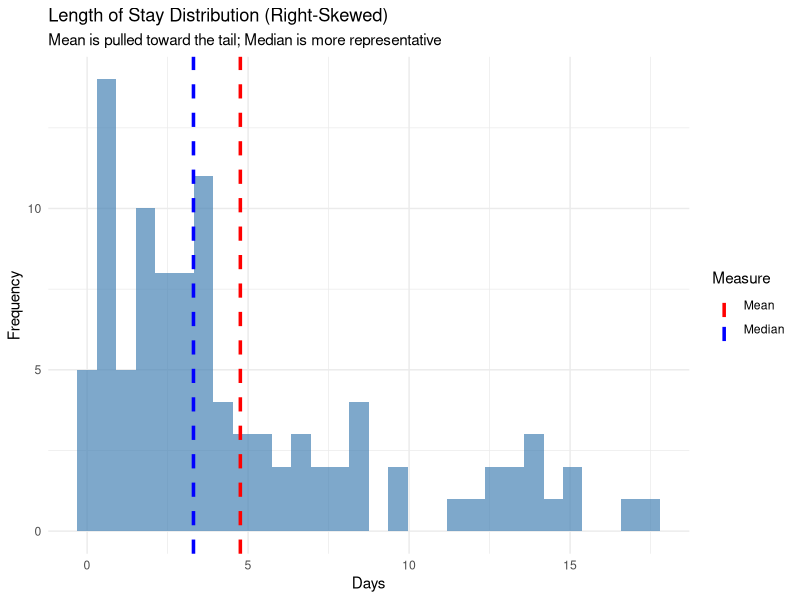
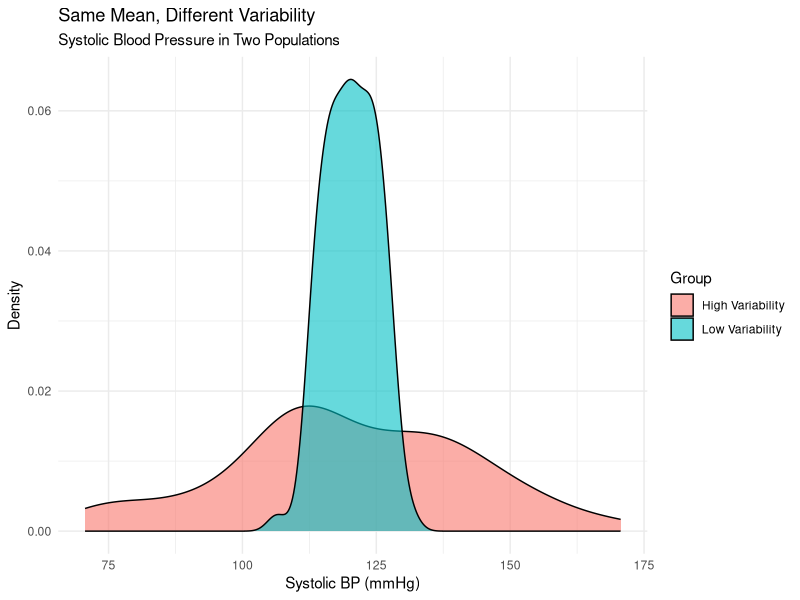
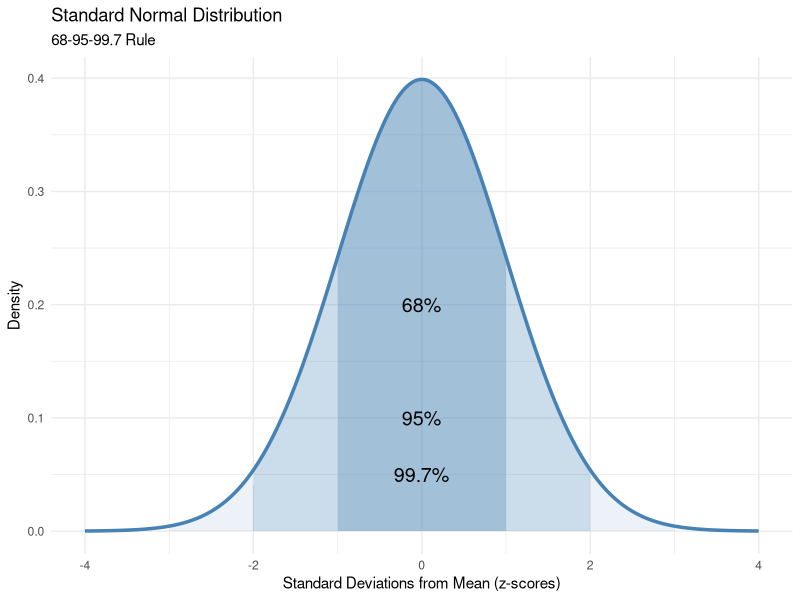
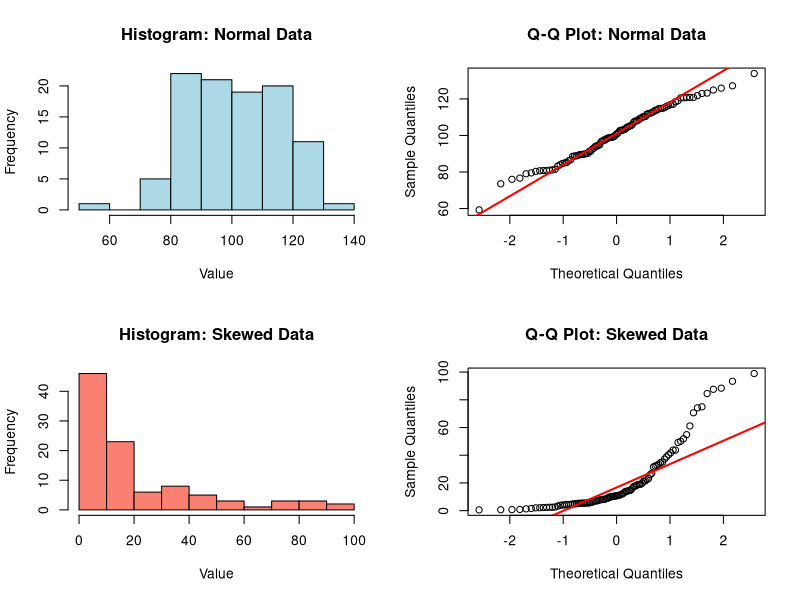
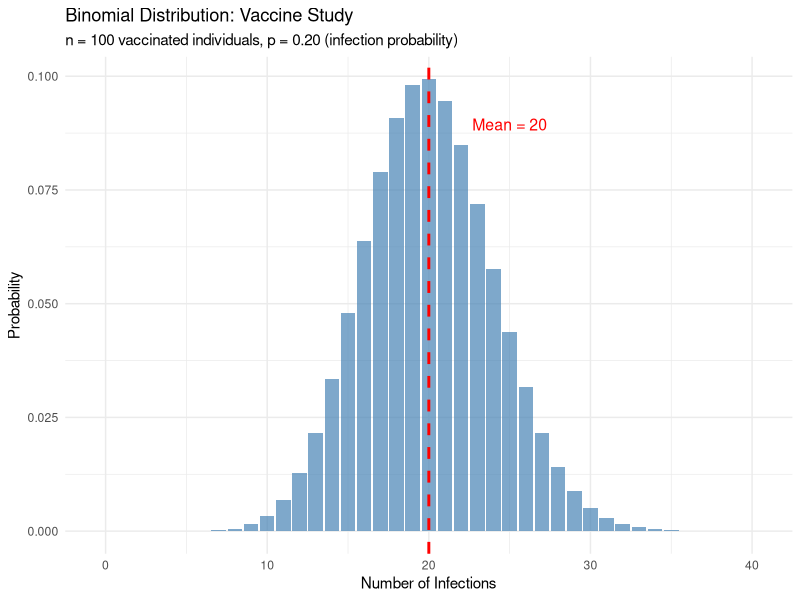
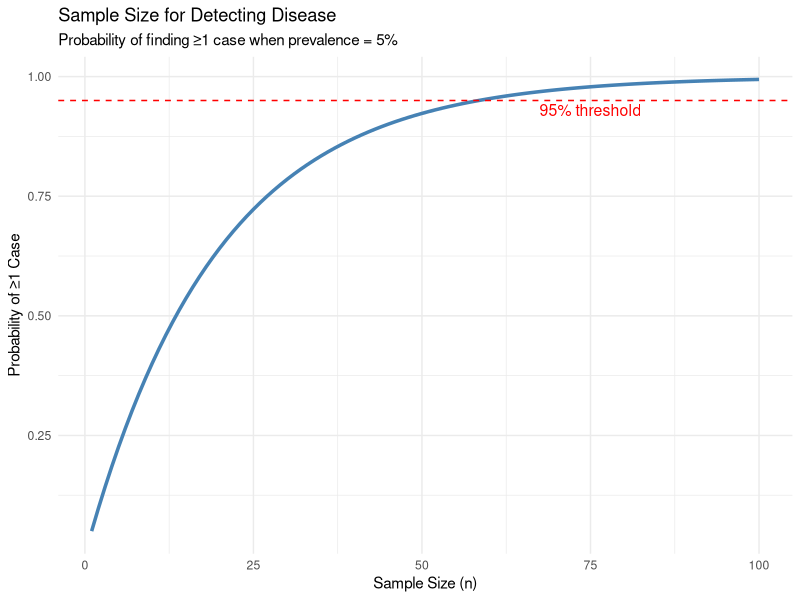
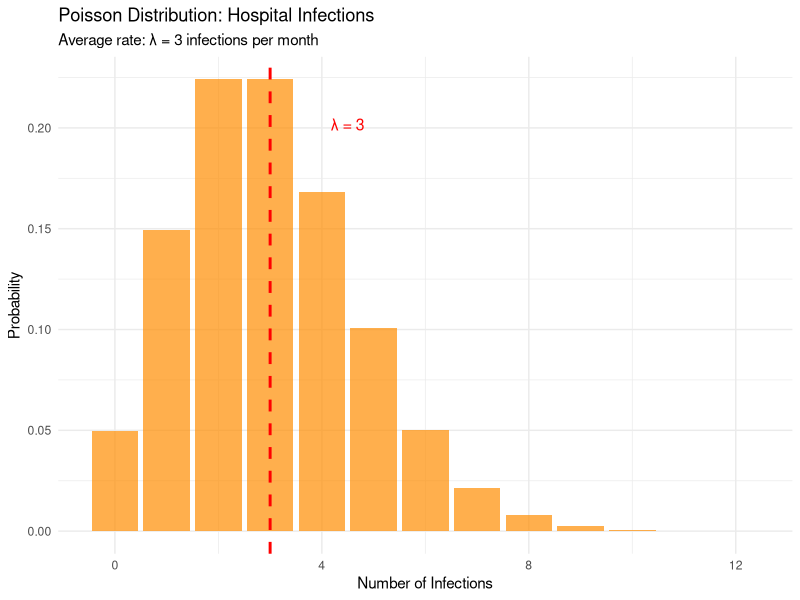
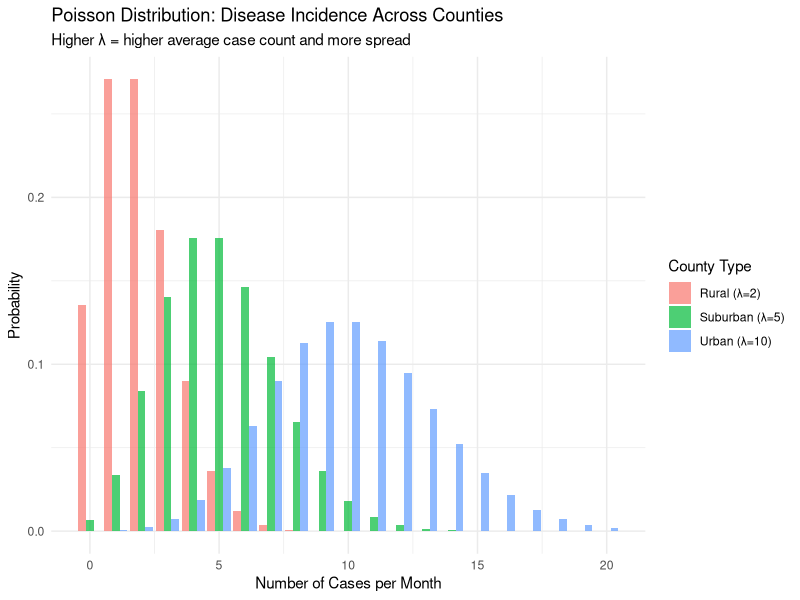

R code for these plots, in order:
## ---- chunk 1
#| label: variable-types-example
#| message: false
library(tidyverse)
library(kableExtra)

# Creating example data (seeded so the table is the same every time)
set.seed(553)
example_data <- tibble(
  patient_id = 1:100,  # Nominal (despite being numeric!)
  age_continuous = rnorm(100, mean = 45, sd = 15),  # Continuous
  education = sample(c("High School", "Bachelor's", "Graduate"), 
                    100, replace = TRUE),  # Ordinal
  blood_type = sample(c("A", "B", "AB", "O"), 
                     100, replace = TRUE),  # Nominal
  num_visits = rpois(100, lambda = 3)  # Discrete
)

# View structure
glimpse(example_data)

# Display first 10 rows in a nice table
example_data |>
  head(10) |>
  kbl(caption = "Example Data: Variable Types (First 10 Patients)",
      col.names = c("Patient ID", "Age (years)", "Education Level", 
                    "Blood Type", "Number of Visits"),
      digits = 1) |>
  kable_styling(bootstrap_options = c("striped", "hover", "condensed"),
                full_width = FALSE,
                position = "left") |>
  add_header_above(c("Nominal" = 1, "Continuous" = 1, "Ordinal" = 1, 
                     "Nominal" = 1, "Discrete" = 1))
## ---- chunk 2
#| label: fig-los
#| fig-cap: "Right-skewed length of stay: the mean sits to the right of the median"
#| fig-alt: "Histogram of simulated hospital length of stay for 100 patients, from 0 to about 18 days. Most stays are under 5 days and a long tail stretches to the right. A dashed blue line marks the median near 3.3 days and a dashed red line marks the mean near 4.8 days, to the right of the median."
# Simulating skewed data (e.g., hospital length of stay)
set.seed(553)
los_data <- rexp(100, rate = 0.2)  # Exponential distribution (right-skewed)

# Calculate measures
mean_los <- mean(los_data)
median_los <- median(los_data)

# Visualize
tibble(length_of_stay = los_data) |>
  ggplot(aes(x = length_of_stay)) +
  geom_histogram(bins = 30, fill = "steelblue", alpha = 0.7) +
  geom_vline(aes(xintercept = mean_los, color = "Mean"), 
             linewidth = 1.2, linetype = "dashed") +
  geom_vline(aes(xintercept = median_los, color = "Median"), 
             linewidth = 1.2, linetype = "dashed") +
  scale_color_manual(values = c("Mean" = "red", "Median" = "blue")) +
  labs(
    title = "Length of Stay Distribution (Right-Skewed)",
    subtitle = "Mean is pulled toward the tail; Median is more representative",
    x = "Days", y = "Frequency",
    color = "Measure"
  ) +
  theme_minimal()

# Print values
cat("Mean:", round(mean_los, 2), "days\n")
cat("Median:", round(median_los, 2), "days\n")
## ---- chunk 3
#| label: fig-variability
#| fig-cap: "Same mean, different spread"
#| fig-alt: "Two overlapping density curves of systolic blood pressure, both centered near 120 mmHg. The low-variability group is a tall, narrow peak between about 105 and 135 mmHg; the high-variability group is a low, wide curve spreading from about 70 to 170 mmHg."
# Two groups with same mean, different variability
set.seed(553)
group_low_var <- rnorm(100, mean = 120, sd = 5)   # Tight control
group_high_var <- rnorm(100, mean = 120, sd = 20)  # High variability

# Calculate measures
var_comparison <- tibble(
  Group = c("Low Variability", "High Variability"),
  Mean = c(mean(group_low_var), mean(group_high_var)),
  SD = c(sd(group_low_var), sd(group_high_var)),
  CV = c(sd(group_low_var)/mean(group_low_var) * 100,
         sd(group_high_var)/mean(group_high_var) * 100)
)

print(var_comparison)

# Visualize
tibble(
  BP = c(group_low_var, group_high_var),
  Group = rep(c("Low Variability", "High Variability"), each = 100)
) |>
  ggplot(aes(x = BP, fill = Group)) +
  geom_density(alpha = 0.6) +
  labs(
    title = "Same Mean, Different Variability",
    subtitle = "Systolic Blood Pressure in Two Populations",
    x = "Systolic BP (mmHg)", y = "Density"
  ) +
  theme_minimal()
## ---- chunk 4
#| label: fig-normal
#| fig-cap: "The standard normal curve and the 68-95-99.7 rule"
#| fig-alt: "Bell-shaped standard normal density curve from z = -4 to 4, peaking at 0.4 at z = 0. Nested shaded bands mark the regions within 1, 2, and 3 standard deviations of the mean, labeled 68%, 95%, and 99.7%."
# Standard Normal Distribution
x <- seq(-4, 4, length.out = 1000)
y <- dnorm(x, mean = 0, sd = 1)

tibble(x = x, y = y) |>
  ggplot(aes(x = x, y = y)) +
  geom_line(linewidth = 1.2, color = "steelblue") +
  geom_area(data = \(d) filter(d, x >= -1 & x <= 1), 
            fill = "steelblue", alpha = 0.3) +
  geom_area(data = \(d) filter(d, x >= -2 & x <= 2), 
            fill = "steelblue", alpha = 0.2) +
  geom_area(data = \(d) filter(d, x >= -3 & x <= 3), 
            fill = "steelblue", alpha = 0.1) +
  annotate("text", x = 0, y = 0.2, label = "68%", size = 5) +
  annotate("text", x = 0, y = 0.1, label = "95%", size = 5) +
  annotate("text", x = 0, y = 0.05, label = "99.7%", size = 5) +
  labs(
    title = "Standard Normal Distribution",
    subtitle = "68-95-99.7 Rule",
    x = "Standard Deviations from Mean (z-scores)", y = "Density"
  ) +
  theme_minimal()
## ---- chunk 5
#| label: fig-normality
#| fig-cap: "Histograms and Q-Q plots for normal and skewed data"
#| fig-height: 7
#| fig-alt: "Four panels. Top row, normal data: a roughly symmetric histogram centered near 100, and a Q-Q plot whose points follow the red reference line. Bottom row, skewed data: a histogram with most values below 20 and a long right tail to 100, and a Q-Q plot whose points bend sharply above the line in the upper tail."
# Generate example data
set.seed(553)
normal_data <- rnorm(100, mean = 100, sd = 15)
skewed_data <- rexp(100, rate = 0.05)

# Visual checks
par(mfrow = c(2, 2))

# Normal data
hist(normal_data, main = "Histogram: Normal Data", 
     xlab = "Value", col = "lightblue")
qqnorm(normal_data, main = "Q-Q Plot: Normal Data")
qqline(normal_data, col = "red", lwd = 2)

# Skewed data
hist(skewed_data, main = "Histogram: Skewed Data", 
     xlab = "Value", col = "salmon")
qqnorm(skewed_data, main = "Q-Q Plot: Skewed Data")
qqline(skewed_data, col = "red", lwd = 2)

par(mfrow = c(1, 1))

# Statistical test
shapiro.test(normal_data)  # p > 0.05 suggests normality
shapiro.test(skewed_data)  # p < 0.05 suggests non-normality
## ---- chunk 6
#| label: fig-binomial
#| fig-cap: "Binomial distribution of infections among 100 vaccinated people (p = 0.20)"
#| fig-alt: "Bar chart of binomial probabilities for 0 to 40 infections. The bars form a bell shape centered on a dashed red line at the mean of 20, with the tallest bar near 0.10, and probabilities are near zero below 8 and above 33 infections."
# Example: Vaccination effectiveness study
# 100 vaccinated individuals exposed to disease
# Vaccine is 80% effective (p = 0.20 probability of infection)
n <- 100
p <- 0.20

# Calculate probabilities for different numbers of infections
x <- 0:40
probs <- dbinom(x, size = n, prob = p)

tibble(infections = x, probability = probs) |>
  ggplot(aes(x = infections, y = probability)) +
  geom_col(fill = "steelblue", alpha = 0.7) +
  geom_vline(xintercept = n*p, color = "red", linetype = "dashed", linewidth = 1) +
  annotate("text", x = n*p + 5, y = max(probs) * 0.9, 
           label = paste("Mean =", n*p), color = "red", size = 4) +
  labs(
    title = "Binomial Distribution: Vaccine Study",
    subtitle = "n = 100 vaccinated individuals, p = 0.20 (infection probability)",
    x = "Number of Infections", y = "Probability"
  ) +
  theme_minimal()

# Calculate specific probabilities
cat("Expected number of infections:", n*p, "\n")
cat("SD:", sqrt(n*p*(1-p)), "\n\n")

# What's the probability of exactly 15 infections?
prob_15 <- dbinom(15, size = n, prob = p)
cat("P(X = 15):", round(prob_15, 4), "\n")

# What's the probability of 25 or more infections (worse than expected)?
prob_25_or_more <- 1 - pbinom(24, size = n, prob = p)
cat("P(X >= 25):", round(prob_25_or_more, 4), "\n")

# What's the probability of 15 or fewer infections (better than expected)?
prob_15_or_less <- pbinom(15, size = n, prob = p)
cat("P(X <= 15):", round(prob_15_or_less, 4), "\n")
## ---- chunk 7
#| label: fig-sample-size
#| fig-cap: "Chance of finding at least one case, by sample size, when prevalence is 5%"
#| fig-alt: "Line rising steeply from about 0.05 at a sample size of 1 and leveling off near 1 by 100. It crosses the dashed red 95% threshold line at about 59 people."
# How many people need to be tested to be 95% confident 
# we'll see at least 1 case if prevalence is 5%?

p_disease <- 0.05 #Disease prevalence is 5%
n_test <- 1:100 #Test sample sizes from 1 to 100

# Probability of seeing at least 1 case
prob_at_least_1 <- 1 - dbinom(0, size = n_test, prob = p_disease)

# `dbinom(0, size = n, prob = 0.05)` = Probability of finding **zero cases** (missing the disease entirely)
# `1 - dbinom(0, ...)` = **Complement rule**: Probability of finding **at least 1 case**
# This is calculated for each sample size (n = 1, 2, 3, ..., 100)

tibble(n = n_test, probability = prob_at_least_1) |>
  ggplot(aes(x = n, y = probability)) +
  geom_line(linewidth = 1.2, color = "steelblue") +
  geom_hline(yintercept = 0.95, linetype = "dashed", color = "red") +
  annotate("text", x = 75, y = 0.93, 
           label = "95% threshold", color = "red", size = 4) +
  labs(
    title = "Sample Size for Detecting Disease",
    subtitle = "Probability of finding ≥1 case when prevalence = 5%",
    x = "Sample Size (n)", y = "Probability of ≥1 Case"
  ) +
  theme_minimal()

# Find minimum n needed
n_needed <- min(which(prob_at_least_1 >= 0.95))
cat("Need to test at least", n_needed, "people to be 95% confident of finding ≥1 case\n")
## ---- chunk 8
#| label: fig-poisson
#| fig-cap: "Poisson distribution of monthly hospital infections (λ = 3)"
#| fig-alt: "Bar chart of Poisson probabilities for 0 to 12 infections with mean 3. The tallest bars, about 0.22, are at 2 and 3 infections; probabilities are about 0.05 at 0 and at 6, and near zero beyond 9. A dashed red line marks λ = 3."
# Example: Hospital-acquired infections
# Average rate: 3 infections per month
lambda <- 3

# Calculate probabilities
x <- 0:12
probs <- dpois(x, lambda = lambda)

tibble(infections = x, probability = probs) |>
  ggplot(aes(x = infections, y = probability)) +
  geom_col(fill = "darkorange", alpha = 0.7) +
  geom_vline(xintercept = lambda, color = "red", linetype = "dashed", linewidth = 1) +
  annotate("text", x = lambda + 1.5, y = max(probs) * 0.9, 
           label = paste("λ =", lambda), color = "red", size = 4) +
  labs(
    title = "Poisson Distribution: Hospital Infections",
    subtitle = "Average rate: λ = 3 infections per month",
    x = "Number of Infections", y = "Probability"
  ) +
  theme_minimal()

# Calculate specific probabilities
cat("Expected infections per month:", lambda, "\n")
cat("SD:", sqrt(lambda), "\n\n")

# What's the probability of exactly 5 infections?
prob_5 <- dpois(5, lambda = lambda)
cat("P(X = 5):", round(prob_5, 4), "\n")

# What's the probability of 6 or more (concerning outbreak)?
prob_6_or_more <- 1 - ppois(5, lambda = lambda)
cat("P(X >= 6):", round(prob_6_or_more, 4), "\n")

# What's the probability of zero infections (very good month)?
prob_0 <- dpois(0, lambda = lambda)
cat("P(X = 0):", round(prob_0, 4), "\n")
## ---- chunk 9
#| label: fig-poisson-rates
#| fig-cap: "Poisson distributions for average rates of 2, 5, and 10 cases per month"
#| fig-alt: "Grouped bar chart of Poisson probabilities for 0 to 20 cases per month in three county types. The rural county (λ = 2) peaks at about 0.27 at 1 and 2 cases; the suburban county (λ = 5) peaks near 0.18 at 4 and 5 cases; the urban county (λ = 10) peaks near 0.13 at 9 and 10 cases and is the most spread out."
# Compare disease incidence in three counties
lambda1 <- 2   # Rural county
lambda2 <- 5   # Suburban county  
lambda3 <- 10  # Urban county

x <- 0:20

tibble(
  cases = rep(x, 3),
  probability = c(dpois(x, lambda1), dpois(x, lambda2), dpois(x, lambda3)),
  county = rep(c("Rural (λ=2)", "Suburban (λ=5)", "Urban (λ=10)"), each = length(x))
) |>
  ggplot(aes(x = cases, y = probability, fill = county)) +
  geom_col(position = "dodge", alpha = 0.7) +
  labs(
    title = "Poisson Distribution: Disease Incidence Across Counties",
    subtitle = "Higher λ = higher average case count and more spread",
    x = "Number of Cases per Month", y = "Probability",
    fill = "County Type"
  ) +
  theme_minimal()
## ---- chunk 10
#| label: fig-outbreak
#| fig-cap: "Nine observed cases against a Poisson distribution with mean 4"
#| fig-alt: "Bar chart of Poisson probabilities for 0 to 15 cases with mean 4, tallest at 3 and 4 cases (about 0.20), with a dashed blue line at 4. The bar for 9 cases, the observed count, is red and very short, about 0.013, far in the right tail."
# Historical average: 4 cases per month
# This month: 9 cases observed
# Is this an outbreak?

lambda_historical <- 4
observed <- 9

# Calculate p-value (probability of observing ≥9 cases by chance)
p_value <- 1 - ppois(observed - 1, lambda = lambda_historical)

cat("Historical average:", lambda_historical, "cases/month\n")
cat("Observed this month:", observed, "cases\n")
cat("P(X >= 9 | λ = 4):", round(p_value, 4), "\n\n")

if (p_value < 0.05) {
  cat("ALERT: Statistically significant increase (p < 0.05)\n")
  cat("This constitutes evidence of a potential outbreak.\n")
} else {
  cat("Within expected variation (p >= 0.05)\n")
}

# Visualize
x <- 0:15
probs <- dpois(x, lambda = lambda_historical)

tibble(cases = x, probability = probs) |>
  ggplot(aes(x = cases, y = probability)) +
  geom_col(fill = "steelblue", alpha = 0.7) +
  geom_col(data = \(d) filter(d, cases == observed), 
           fill = "red", alpha = 0.9) +
  geom_vline(xintercept = lambda_historical, linetype = "dashed", color = "blue") +
  annotate("text", x = observed, y = max(probs) * 0.5, 
           label = "Observed", color = "red", size = 4, angle = 90) +
  labs(
    title = "Outbreak Detection Using Poisson Distribution",
    subtitle = paste0("Observed = ", observed, " cases vs Expected λ = ", lambda_historical),
    x = "Number of Cases", y = "Probability"
  ) +
  theme_minimal()
## ---- chunk 11
#| label: fig-se-sd
#| fig-cap: "Standard deviation and standard error as sample size grows"
#| fig-alt: "Line chart for sample sizes of 10, 30, 50, 100, and 500. The standard deviation line settles near 20 after moving between 16 and 22 at the smallest sizes. The standard error line falls from about 5 at a sample size of 10 to under 1 at 500."
# Demonstrate SE decreases with sample size
set.seed(553)
population <- rnorm(10000, mean = 120, sd = 20)  # True population

sample_sizes <- c(10, 30, 50, 100, 500)
results <- tibble(
  n = sample_sizes,
  SD = numeric(length(sample_sizes)),
  SE = numeric(length(sample_sizes))
)

for (i in seq_along(sample_sizes)) {
  sample_data <- sample(population, sample_sizes[i])
  results$SD[i] <- sd(sample_data)
  results$SE[i] <- sd(sample_data) / sqrt(sample_sizes[i])
}

print(results)

# Visualize
results |>
  pivot_longer(cols = c(SD, SE), names_to = "Measure", values_to = "Value") |>
  ggplot(aes(x = n, y = Value, color = Measure, group = Measure)) +
  geom_line(linewidth = 1.2) +
  geom_point(size = 3) +
  labs(
    title = "SD vs SE: Effect of Sample Size",
    subtitle = "SD remains stable; SE decreases with √n",
    x = "Sample Size (n)", y = "Value"
  ) +
  theme_minimal()
## ---- chunk 12
#| label: fig-ci-sims
#| fig-cap: "95% confidence intervals from 20 simulated samples"
#| fig-alt: "Twenty vertical confidence intervals around sample means of systolic blood pressure, each from a sample of 50 people, with a dashed red line at the true mean of 145 mmHg. In this simulation every interval crosses the red line; the sample means range from about 141 to 150 mmHg."
# Example: Blood pressure in hypertensive patients
set.seed(553)
bp_sample <- rnorm(50, mean = 145, sd = 18)

# Calculate 95% CI
mean_bp <- mean(bp_sample)
se_bp <- sd(bp_sample) / sqrt(length(bp_sample))
t_crit <- qt(0.975, df = length(bp_sample) - 1)  # 95% CI

ci_lower <- mean_bp - t_crit * se_bp
ci_upper <- mean_bp + t_crit * se_bp

cat("Mean BP:", round(mean_bp, 2), "mmHg\n")
cat("95% CI: [", round(ci_lower, 2), ",", round(ci_upper, 2), "]\n")

# Using t.test for CI
t.test(bp_sample)$conf.int

# Visualize multiple samples
set.seed(553)
n_samples <- 20
sample_means <- numeric(n_samples)
ci_lowers <- numeric(n_samples)
ci_uppers <- numeric(n_samples)

true_mean <- 145

   for (i in 1:n_samples) {
     sample_i <- rnorm(50, mean = true_mean, sd = 18)   # Draw sample
     sample_means[i] <- mean(sample_i)                  # Calculate mean
     ci_i <- t.test(sample_i)$conf.int                  # Calculate 95% CI
     ci_lowers[i] <- ci_i[1]                            # Lower bound
     ci_uppers[i] <- ci_i[2]                            # Upper bound
   }

ci_sims <- tibble(
  sample = 1:n_samples,
  mean = sample_means,
  lower = ci_lowers,
  upper = ci_uppers,
  contains_true = (ci_lowers <= true_mean) & (ci_uppers >= true_mean)
)
n_covered <- sum(ci_sims$contains_true)

ci_sims |>
  ggplot(aes(x = sample, y = mean, color = contains_true)) +
  geom_point(size = 3) +
  geom_errorbar(aes(ymin = lower, ymax = upper), width = 0.3) +
  geom_hline(yintercept = true_mean, linetype = "dashed", color = "red", linewidth = 1) +
  scale_color_manual(values = c("TRUE" = "steelblue", "FALSE" = "orange"),
                     labels = c("TRUE" = "Contains True Mean", "FALSE" = "Misses True Mean")) +
  labs(
    title = "20 Samples: 95% Confidence Intervals",
    subtitle = "Red line = True population mean (145 mmHg)",
    x = "Sample Number", y = "Systolic BP (mmHg)",
    color = NULL
  ) +
  theme_minimal() +
  theme(legend.position = "bottom")
## ---- chunk 13
#| label: hypothesis-testing
# Example: Testing if mean BP differs from 140 mmHg
set.seed(553)
bp_sample <- rnorm(40, mean = 145, sd = 18)

# One-sample t-test
t_test_result <- t.test(bp_sample, mu = 140)
print(t_test_result)

cat("\nInterpretation:\n")
cat("H0: μ = 140 mmHg\n")
cat("HA: μ ≠ 140 mmHg\n")
cat("p-value =", round(t_test_result$p.value, 4), "\n")

if (t_test_result$p.value < 0.05) {
  cat("Decision: Reject H0 (p < 0.05)\n")
  cat("Conclusion: Mean BP is significantly different from 140 mmHg\n")
} else {
  cat("Decision: Fail to reject H0 (p ≥ 0.05)\n")
  cat("Conclusion: Insufficient evidence that mean BP differs from 140 mmHg\n")
}
## ---- chunk 14
#| label: one-sample-ttest
# Example: Is mean BMI in our sample different from population mean (26.5)?
set.seed(553)
bmi_sample <- rnorm(35, mean = 28, sd = 4.5)

t.test(bmi_sample, mu = 26.5)
## ---- chunk 15
#| label: fig-cholesterol
#| fig-cap: "Cholesterol in treatment and control groups"
#| fig-alt: "Box plots with jittered points for 40 control and 40 treatment patients. Control cholesterol has a median near 205 mg/dL and treatment a median near 183 mg/dL; both groups spread from roughly 145 to 240 mg/dL."
# Example: Compare cholesterol levels between treatment and control
set.seed(553)
treatment <- rnorm(40, mean = 185, sd = 25)
control <- rnorm(40, mean = 200, sd = 25)

# Independent t-test
t.test(treatment, control, var.equal = TRUE)

# Visualize
tibble(
  cholesterol = c(treatment, control),
  group = rep(c("Treatment", "Control"), each = 40)
) |>
  ggplot(aes(x = group, y = cholesterol, fill = group)) +
  geom_boxplot(alpha = 0.7, width = 0.5) +
  geom_jitter(width = 0.2, alpha = 0.3) +
  labs(
    title = "Cholesterol Levels: Treatment vs Control",
    x = NULL, y = "Total Cholesterol (mg/dL)"
  ) +
  theme_minimal() +
  theme(legend.position = "none")
## ---- chunk 16
#| label: fig-paired
#| fig-cap: "Each patient's blood pressure before and after the intervention"
#| fig-alt: "Paired dot plot of systolic blood pressure for 30 patients, before on the left and after on the right, with a gray line joining each patient's two readings. Every line slopes downward: readings run from about 120 to 168 mmHg before and from about 113 to 158 mmHg after."
# Example: Blood pressure before and after intervention
set.seed(553)
n <- 30
before <- rnorm(n, mean = 145, sd = 15)
after <- before - rnorm(n, mean = 8, sd = 5)  # Average reduction of 8 mmHg

# Paired t-test
t.test(after, before, paired = TRUE)

# Visualize
tibble(
  patient = rep(1:n, 2),
  bp = c(before, after),
  time = factor(rep(c("Before", "After"), each = n), levels = c("Before", "After"))
) |>
  ggplot(aes(x = time, y = bp, group = patient)) +
  geom_line(alpha = 0.3) +
  geom_point(aes(color = time), size = 3, alpha = 0.7) +
  labs(
    title = "Paired Data: Blood Pressure Before/After Intervention",
    x = NULL, y = "Systolic BP (mmHg)"
  ) +
  theme_minimal() +
  theme(legend.position = "none")
## ---- chunk 17
#| label: session-info
#| echo: false
# Print session info with the home folder shortened to ~
cat(gsub(path.expand("~"), "~", capture.output(sessionInfo()), fixed = TRUE), sep = "\n")
